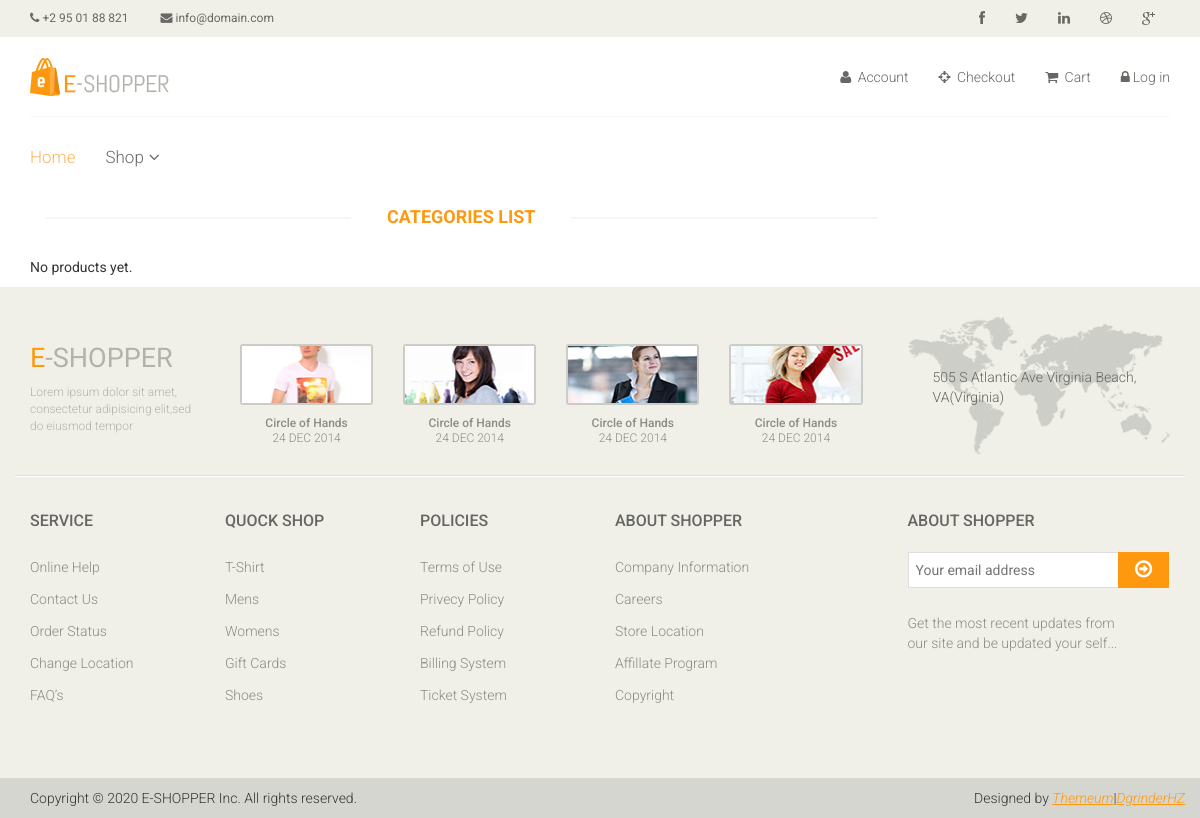
The page /categories/ on the database as committed earlier.
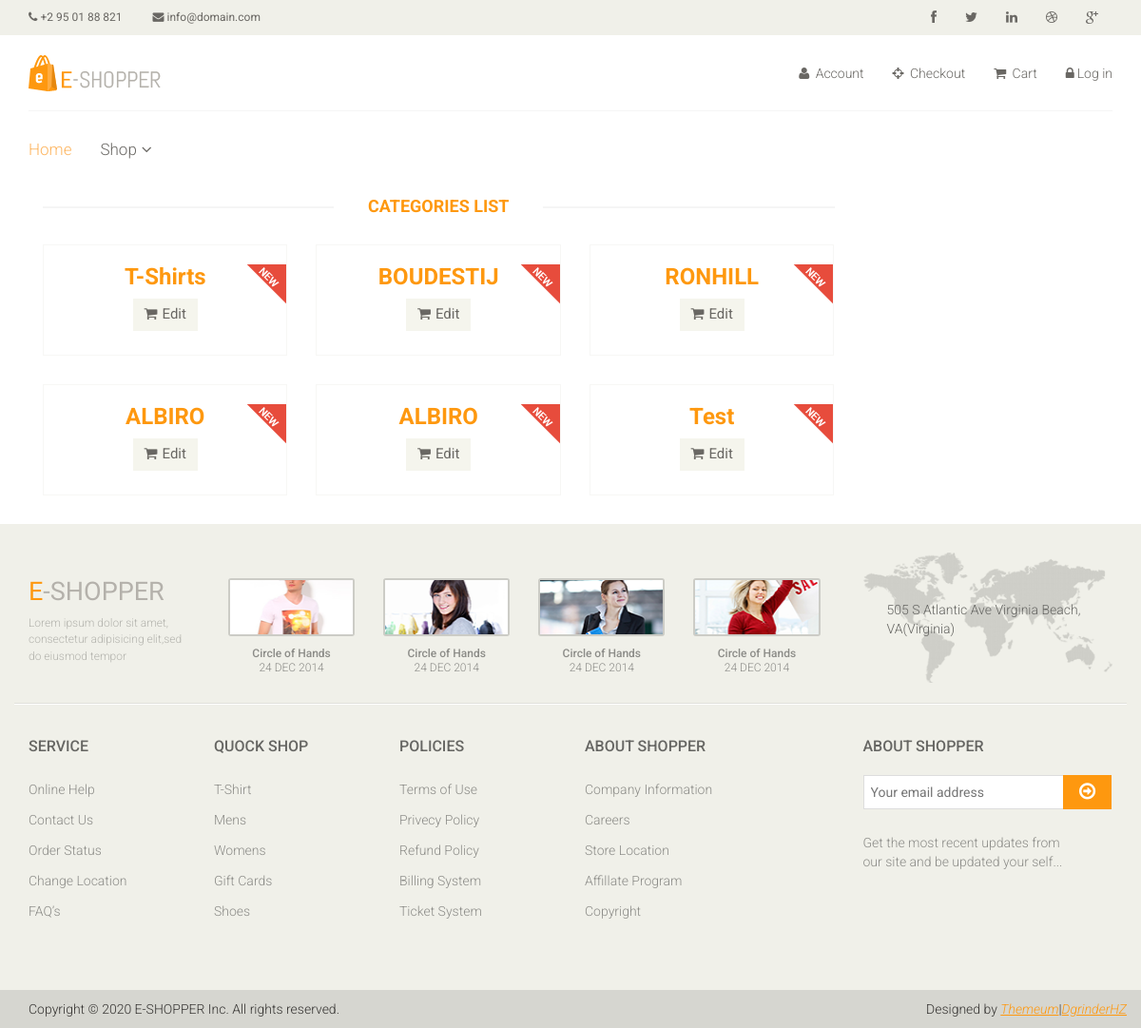
The same page on the database as committed later.
### categories/models.py (models this page shows, shortened)
class Category(models.Model):
    title = models.CharField(max_length=100)

### categories/views.py (the view)
# urls.py: path('categories/', category_list, name='category_list'),
def category_list(request):
    categories = Category.objects.all()
    ctx = {'categories': categories}
    return render(request, 'categories/category_list.html', ctx)

### templates/categories/category_list.html
{% extends 'base.html' %}
{% load static %}
{% block content %}
<section>
    <div class="container">
        <div class="row">
            <div class="col-sm-9 padding-right">
                <div class="features_items">
                    <h2 class="title text-center">Categories List</h2>
                    {% for category in categories %}
                    <div class="col-sm-4 ">
                        <div class="product-image-wrapper">
                            <div class="single-products">
                                <div >
                                    <div class="single-products">
                                        <div class="productinfo text-center">
                                            <h2>{{ category.title | capfirst }}</h2>
                                            <a href="{% url 'category_edit' pk=category.id %}" class="btn btn-default add-to-cart"><i
                                                    class="fa fa-shopping-cart"></i>Edit</a>
                                        </div>
                                    </div>
                                </div>
                                <img src="{% static 'images/home/new.png' %}" class="new" alt="" />
                            </div>
                        </div>
                    </div>
                    {% empty %}
                    <p>No products yet.</p>
                    {% endfor %}
                </div>
            </div>
        </div>
    </div>
</section>
{% endblock %}

### templates/base.html (shortened to what this page needs)
{% load static %}
<!DOCTYPE html>
<html lang="en">
<head>
    <link href="{% static 'css/bootstrap.min.css' %}" rel="stylesheet">
    <link href="{% static 'css/font-awesome.min.css' %}" rel="stylesheet">
    <link href="{% static 'css/prettyPhoto.css' %}" rel="stylesheet">
    <link href="{% static 'css/price-range.css' %}" rel="stylesheet">
    <link href="{% static 'css/animate.css' %}" rel="stylesheet">
    <link href="{% static 'css/main.css' %}" rel="stylesheet">
    <link href="{% static 'css/responsive.css' %}" rel="stylesheet">
</head>
<body>
    <header id="header">
        <div class="header_top">
            <div class="container">
                <div class="row">
                    <div class="col-sm-6">
                        <div class="contactinfo">
                            <ul class="nav nav-pills">
                                <li><a href="#"><i class="fa fa-phone"></i> +2 95 01 88 821</a></li>
                                <li><a href="#"><i class="fa fa-envelope"></i> info@domain.com</a></li>
                            </ul>
                        </div>
                    </div>
                    <div class="col-sm-6">
                        <div class="social-icons pull-right">
                            <ul class="nav navbar-nav">
                                <li><a href="#"><i class="fa fa-facebook"></i></a></li>
                                <li><a href="#"><i class="fa fa-twitter"></i></a></li>
                                <li><a href="#"><i class="fa fa-linkedin"></i></a></li>
                                <li><a href="#"><i class="fa fa-dribbble"></i></a></li>
                                <li><a href="#"><i class="fa fa-google-plus"></i></a></li>
                            </ul>
                        </div>
                    </div>
                </div>
            </div>
        </div>
        <div class="header-middle">
            <div class="container">
                <div class="row">
                    <div class="col-sm-4">
                        <div class="logo pull-left">
                            <a href="{% url 'home' %}"><img src="{% static 'images/home/logo.png' %}" alt="" /></a>
                        </div>
                    </div>
                    <div class="col-sm-8">
                        <div class="shop-menu pull-right">
                            <ul class="nav navbar-nav">
                                <li><a href="{% url 'user_detail' %}"><i class="fa fa-user"></i> Account</a></li>
                                <li><a href="{% url 'order' %}"><i class="fa fa-crosshairs"></i> Checkout</a></li>
                                <li>
                                    <a href="{% url 'cart' %}">
                                        <i class="fa fa-shopping-cart"></i>
                                        Cart
                                    </a>
                                </li>
                                <li>
                                    {% if user.is_authenticated %}
                                    <p>Hi, {{ user.username }}</p>
                                    <a href="{% url 'logout' %}"><i class="fa fa-lock"></i>Log out</a>
                                    {% else  %}
                                    <a href="{% url 'login' %}"><i class="fa fa-lock"></i>Log in</a>
                                    {% endif %}
                                </li>
                            </ul>
                        </div>
                    </div>
                </div>
            </div>
        </div>
        <div class="header-bottom">
            <div class="container">
                <div class="row">
                    <div class="col-sm-9">
                        <div class="mainmenu pull-left">
                            <ul class="nav navbar-nav collapse navbar-collapse">
                                <li><a href="{% url 'home' %}" class="active">Home</a></li>
                                <li class="dropdown"><a href="#">Shop<i class="fa fa-angle-down"></i></a>
                                </li>
                            </ul>
                        </div>
                    </div>
                </div>
            </div>
        </div>
    </header>
    {% block content %}
    {% endblock %}
    <footer id="footer">
		<div class="footer-top">
			<div class="container">
				<div class="row">
					<div class="col-sm-2">
						<div class="companyinfo">
							<h2><span>e</span>-shopper</h2>
							<p>Lorem ipsum dolor sit amet, consectetur adipisicing elit,sed do eiusmod tempor</p>
						</div>
					</div>
					<div class="col-sm-7">
						<div class="col-sm-3">
							<div class="video-gallery text-center">
								<a href="#">
									<div class="iframe-img">
										<img src="{% static 'images/home/iframe1.png' %}" alt="" />
									</div>
								</a>
								<p>Circle of Hands</p>
								<h2>24 DEC 2014</h2>
							</div>
						</div>
						<div class="col-sm-3">
							<div class="video-gallery text-center">
								<a href="#">
									<div class="iframe-img">
										<img src="{% static 'images/home/iframe2.png' %}" alt="" />
									</div>
								</a>
								<p>Circle of Hands</p>
								<h2>24 DEC 2014</h2>
							</div>
						</div>
						<div class="col-sm-3">
							<div class="video-gallery text-center">
								<a href="#">
									<div class="iframe-img">
										<img src="{% static 'images/home/iframe3.png' %}" alt="" />
									</div>
								</a>
								<p>Circle of Hands</p>
								<h2>24 DEC 2014</h2>
							</div>
						</div>
						<div class="col-sm-3">
							<div class="video-gallery text-center">
								<a href="#">
									<div class="iframe-img">
										<img src="{% static 'images/home/iframe4.png' %}" alt="" />
									</div>
								</a>
								<p>Circle of Hands</p>
								<h2>24 DEC 2014</h2>
							</div>
						</div>
					</div>
					<div class="col-sm-3">
						<div class="address">
							<img src="{% static 'images/home/map.png' %}" alt="" />
							<p>505 S Atlantic Ave Virginia Beach, VA(Virginia)</p>
						</div>
					</div>
				</div>
			</div>
		</div>
		<div class="footer-widget">
			<div class="container">
				<div class="row">
					<div class="col-sm-2">
						<div class="single-widget">
							<h2>Service</h2>
							<ul class="nav nav-pills nav-stacked">
								<li><a href="#">Online Help</a></li>
								<li><a href="#">Contact Us</a></li>
								<li><a href="#">Order Status</a></li>
								<li><a href="#">Change Location</a></li>
								<li><a href="#">FAQ’s</a></li>
							</ul>
						</div>
					</div>
					<div class="col-sm-2">
						<div class="single-widget">
							<h2>Quock Shop</h2>
							<ul class="nav nav-pills nav-stacked">
								<li><a href="#">T-Shirt</a></li>
								<li><a href="#">Mens</a></li>
								<li><a href="#">Womens</a></li>
								<li><a href="#">Gift Cards</a></li>
								<li><a href="#">Shoes</a></li>
							</ul>
						</div>
					</div>
					<div class="col-sm-2">
						<div class="single-widget">
							<h2>Policies</h2>
							<ul class="nav nav-pills nav-stacked">
								<li><a href="#">Terms of Use</a></li>
								<li><a href="#">Privecy Policy</a></li>
								<li><a href="#">Refund Policy</a></li>
								<li><a href="#">Billing System</a></li>
								<li><a href="#">Ticket System</a></li>
							</ul>
						</div>
					</div>
					<div class="col-sm-2">
						<div class="single-widget">
							<h2>About Shopper</h2>
							<ul class="nav nav-pills nav-stacked">
								<li><a href="#">Company Information</a></li>
								<li><a href="#">Careers</a></li>
								<li><a href="#">Store Location</a></li>
								<li><a href="#">Affillate Program</a></li>
								<li><a href="#">Copyright</a></li>
							</ul>
						</div>
					</div>
					<div class="col-sm-3 col-sm-offset-1">
						<div class="single-widget">
							<h2>About Shopper</h2>
							<form action="#" class="searchform">
								<input type="text" placeholder="Your email address" />
								<button type="submit" class="btn btn-default"><i class="fa fa-arrow-circle-o-right"></i></button>
								<p>Get the most recent updates from <br />our site and be updated your self...</p>
							</form>
						</div>
					</div>
				</div>
			</div>
		</div>
		<div class="footer-bottom">
			<div class="container">
				<div class="row">
					<p class="pull-left">Copyright © 2020 E-SHOPPER Inc. All rights reserved.</p>
					<p class="pull-right">Designed by <span><a target="_blank" href="http://www.themeum.com">Themeum</a>|<a target="_blank" href="https://github.com/DgrinderHZ">DgrinderHZ</a></span></p>
				</div>
			</div>
		</div>
	</footer>
</body>
</html>
</html>

Rows that differ between the two databases and show on the page:
added Category: title "T-Shirts"
added Category: title "BOUDESTIJ"
added Category: title "RONHILL"
added Category: title "ALBIRO"
added Category: title "ALBIRO"
added Category: title "Test"
Other text that changed with them:
text no longer shown: "No products yet."
